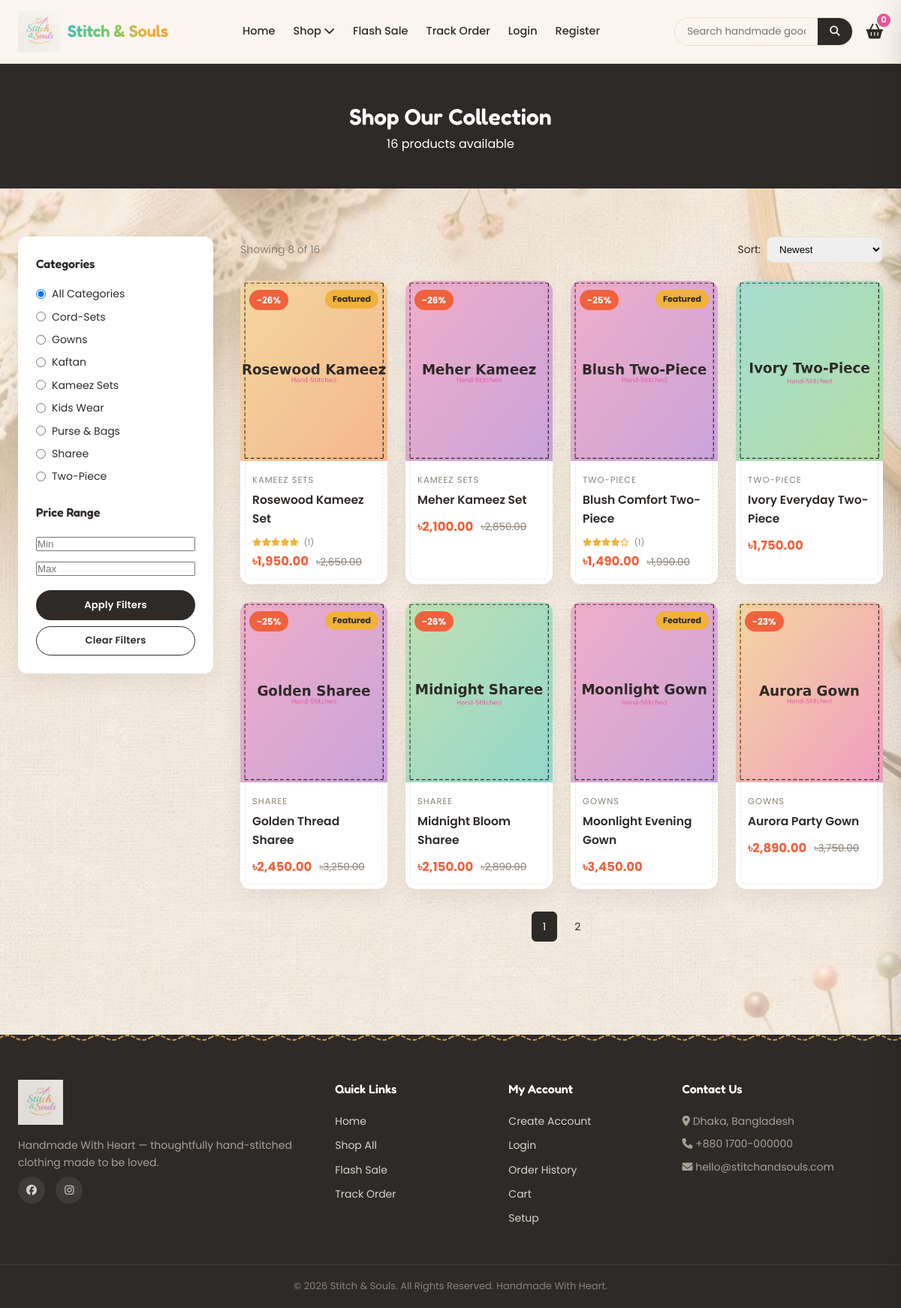
/products.php, run on the app's committed database.
### tables this page shows
CREATE TABLE `categories` (
  `id` INT(11) NOT NULL AUTO_INCREMENT,
  `name` VARCHAR(120) NOT NULL,
  `description` TEXT DEFAULT NULL,
  `image` VARCHAR(255) DEFAULT NULL,
  `status` ENUM('active','inactive') DEFAULT 'active',
  `created_at` DATETIME DEFAULT CURRENT_TIMESTAMP,
  PRIMARY KEY (`id`)
);

CREATE TABLE `products` (
  `id` INT(11) NOT NULL AUTO_INCREMENT,
  `category_id` INT(11) NOT NULL,
  `name` VARCHAR(200) NOT NULL,
  `description` TEXT DEFAULT NULL,
  `price` DECIMAL(10,2) NOT NULL DEFAULT 0.00,
  `discount_price` DECIMAL(10,2) DEFAULT NULL,
  `cost_price` DECIMAL(10,2) DEFAULT NULL,
  `sku` VARCHAR(60) DEFAULT NULL,
  `stock` INT(11) NOT NULL DEFAULT 0,
  `image` VARCHAR(255) DEFAULT NULL,
  `gallery` TEXT DEFAULT NULL,
  `size_options` VARCHAR(255) DEFAULT NULL,
  `size_chart` TEXT DEFAULT NULL COMMENT 'JSON map of size -> {chest,waist,hip} measurements, set per-product from the admin form',
  `color_options` VARCHAR(255) DEFAULT NULL,
  `featured` TINYINT(1) DEFAULT 0,
  `is_bestseller` TINYINT(1) DEFAULT 0,
  `is_flash_sale` TINYINT(1) DEFAULT 0,
  `flash_sale_end` DATETIME DEFAULT NULL,
  `status` ENUM('active','inactive') DEFAULT 'active',
  `created_by` INT(11) DEFAULT NULL COMMENT 'Employee who added this product',
  `created_at` DATETIME DEFAULT CURRENT_TIMESTAMP,
  `updated_at` DATETIME DEFAULT CURRENT_TIMESTAMP ON UPDATE CURRENT_TIMESTAMP,
  PRIMARY KEY (`id`),
  KEY `category_id` (`category_id`),
  KEY `created_by` (`created_by`),
  CONSTRAINT `fk_product_category` FOREIGN KEY (`category_id`) REFERENCES `categories`(`id`) ON DELETE CASCADE,
  CONSTRAINT `fk_product_employee` FOREIGN KEY (`created_by`) REFERENCES `employees`(`id`) ON DELETE SET NULL
);

### includes/functions.php (called while the page is built, shortened)
<?php
function sanitize($str) {
    return htmlspecialchars(trim($str ?? ''), ENT_QUOTES, 'UTF-8');
}
function formatPrice($price) {
    global $siteSettings;
    $symbol = $siteSettings['currency_symbol'] ?? '৳';
    return $symbol . number_format((float)$price, 2);
}

### config/config.php (called while the page is built, shortened)
<?php
require_once __DIR__ . '/database.php';
require_once __DIR__ . '/../includes/functions.php';
$siteSettings = [];
try {
    $stmt = $pdo->query("SELECT setting_key, setting_value FROM site_settings");
    foreach ($stmt->fetchAll() as $row) {
        $siteSettings[$row['setting_key']] = $row['setting_value'];
    }
} catch (Exception $e) {
}

### includes/product-card.php (the view, shortened to what this page needs)
<?php
$hasDiscount = !empty($p['discount_price']) && $p['discount_price'] < $p['price'];
$discountPct = $hasDiscount ? round((($p['price'] - $p['discount_price']) / $p['price']) * 100) : 0;
$pcRatingAvg = 0; $pcRatingCount = 0;
if (isset($pdo)) {
    static $pcRatingCache = [];
    if (!array_key_exists($p['id'], $pcRatingCache)) {
        $rs = $pdo->prepare("SELECT COUNT(*) cnt, COALESCE(AVG(rating),0) avg_r FROM reviews WHERE product_id = ? AND status = 'approved'");
        $rs->execute([$p['id']]);
        $pcRatingCache[$p['id']] = $rs->fetch();
    }
    $pcRatingAvg = (float)$pcRatingCache[$p['id']]['avg_r'];
    $pcRatingCount = (int)$pcRatingCache[$p['id']]['cnt'];
}
?>
<div class="product-card">
    <a href="product-details.php?id=<?= (int)$p['id'] ?>">
        <div class="product-thumb">
            <?php if ($hasDiscount): ?><span class="badge-discount">-<?= $discountPct ?>%</span><?php endif; ?>
            <?php if (!empty($p['featured'])): ?><span class="badge-featured">Featured</span><?php endif; ?>
            <img src="assets/uploads/products/<?= sanitize($p['image']) ?>"
                 onerror="this.src='https://images.unsplash.com/photo-1523381210434-271e8be1f52b?w=500&q=80'"
                 alt="<?= sanitize($p['name']) ?>">
        </div>
    </a>
    <div class="product-actions">
    </div>
    <div class="product-info">
        <div class="cat"><?= sanitize($p['category_name']) ?></div>
        <h3><?= sanitize($p['name']) ?></h3>
        <?php if ($pcRatingCount > 0): ?>
        <div class="pc-rating" style="color:#F0B23D;font-size:11px;margin:2px 0 4px;">
            <?php for ($i = 1; $i <= 5; $i++): ?><i class="fa-<?= $i <= round($pcRatingAvg) ? 'solid' : 'regular' ?> fa-star"></i><?php endfor; ?>
            <span style="color:var(--text-light);margin-left:4px;">(<?= $pcRatingCount ?>)</span>
        </div>
        <?php endif; ?>
        <div class="product-price">
            <span class="price-now"><?= formatPrice($hasDiscount ? $p['discount_price'] : $p['price']) ?></span>
            <?php if ($hasDiscount): ?><span class="price-old"><?= formatPrice($p['price']) ?></span><?php endif; ?>
        </div>
    </div>
</div>

### products.php (shortened to what this page needs)
<?php
require_once __DIR__ . '/config/config.php';
$perPage = 8;
$page = max(1, (int)($_GET['page'] ?? 1));
$offset = ($page - 1) * $perPage;
$where = ["p.status = 'active'"];
$params = [];
$whereSql = implode(' AND ', $where);
$sort = $_GET['sort'] ?? 'newest';
$orderSql = match ($sort) {
    'price_low'  => 'COALESCE(p.discount_price, p.price) ASC',
    'price_high' => 'COALESCE(p.discount_price, p.price) DESC',
    'name'       => 'p.name ASC',
    default      => 'p.created_at DESC',
};
$countStmt = $pdo->prepare("SELECT COUNT(*) FROM products p WHERE $whereSql");
$countStmt->execute($params);
$totalProducts = (int)$countStmt->fetchColumn();
$totalPages = max(1, ceil($totalProducts / $perPage));
$sql = "SELECT p.*, c.name AS category_name FROM products p
        JOIN categories c ON c.id = p.category_id
        WHERE $whereSql ORDER BY $orderSql LIMIT :limit OFFSET :offset";
$stmt = $pdo->prepare($sql);
$stmt->bindValue(':limit', $perPage, PDO::PARAM_INT);
$stmt->bindValue(':offset', $offset, PDO::PARAM_INT);
$stmt->execute();
$products = $stmt->fetchAll();
$categories = $pdo->query("SELECT * FROM categories WHERE status='active' ORDER BY name ASC")->fetchAll();
include __DIR__ . '/includes/header.php';
?>
<?php
$bannerTitle = 'Shop Our Collection';
?>
<div class="page-banner">
    <div class="container">
        <h1><?= sanitize($bannerTitle) ?></h1>
        <p><?= $totalProducts ?> products available</p>
    </div>
</div>
<section class="section">
    <div class="container shop-layout">
        <aside class="panel" style="background:#fff;border-radius:12px;padding:24px;box-shadow:var(--shadow);">
            <form method="get" action="products.php">
                <h4 style="margin-bottom:16px;">Categories</h4>
                <div style="display:flex;flex-direction:column;gap:8px;margin-bottom:24px;">
                    <label style="display:flex;gap:8px;align-items:center;font-size:14px;">
                        <input type="radio" name="category" value="" <?= empty($_GET['category']) ? 'checked' : '' ?> onchange="this.form.submit()"> All Categories
                    </label>
                    <?php foreach ($categories as $cat): ?>
                    <label style="display:flex;gap:8px;align-items:center;font-size:14px;">
                        <input type="radio" name="category" value="<?= (int)$cat['id'] ?>" <?= (($_GET['category'] ?? '') == $cat['id']) ? 'checked' : '' ?> onchange="this.form.submit()"> <?= sanitize($cat['name']) ?>
                    </label>
                    <?php endforeach; ?>
                </div>
                <h4 style="margin-bottom:16px;">Price Range</h4>
                <div style="margin-bottom:16px;">
    <input type="number" name="min_price" placeholder="Min"
           value="<?= sanitize($_GET['min_price'] ?? '') ?>"
           style="width:100%; margin-bottom:10px;">
    <input type="number" name="max_price" placeholder="Max"
           value="<?= sanitize($_GET['max_price'] ?? '') ?>"
           style="width:100%;">
</div>
                <button type="submit" class="btn btn-block btn-sm">Apply Filters</button>
                <a href="products.php" class="btn btn-outline btn-block btn-sm" style="margin-top:8px;">Clear Filters</a>
            </form>
        </aside>
        <div>
            <div style="display:flex;justify-content:space-between;align-items:center;margin-bottom:24px;flex-wrap:wrap;gap:10px;">
                <span style="color:var(--text-light);font-size:14px;"><?= sanitize($_GET['search'] ?? '') ? 'Results for "' . sanitize($_GET['search']) . '"' : 'Showing ' . count($products) . ' of ' . $totalProducts ?></span>
                <form method="get" style="display:flex;gap:8px;align-items:center;">
                    <label style="font-size:14px;">Sort:</label>
                    <select name="sort" onchange="this.form.submit()" style="padding:8px 12px;border-radius:8px;border:1px solid var(--border);">
                        <option value="newest" <?= $sort === 'newest' ? 'selected' : '' ?>>Newest</option>
                    </select>
                </form>
            </div>
            <?php if (empty($products)): ?>
                <div class="empty-state">
                    <i class="fa-solid fa-box-open"></i>
                    <h3>No products found</h3>
                    <p>Try adjusting your filters or search term.</p>
                </div>
            <?php else: ?>
            <div class="product-grid">
                <?php foreach ($products as $p): include __DIR__ . '/includes/product-card.php'; endforeach; ?>
            </div>
            <?php if ($totalPages > 1): ?>
            <div class="pagination">
                <?php
                $queryParams = $_GET;
                for ($i = 1; $i <= $totalPages; $i++):
                    $queryParams['page'] = $i;
                ?>
                <a href="products.php?<?= http_build_query($queryParams) ?>" class="<?= $i === $page ? 'active' : '' ?>"><?= $i ?></a>
                <?php endfor; ?>
            </div>
            <?php endif; ?>
            <?php endif; ?>
        </div>
    </div>
</section>
<?php include __DIR__ . '/includes/footer.php'; ?>

### assets/css/style.css (style rules this page uses)
:root { --teal: #3EBFAE; --green: #7BC96B; --gold: #F0B23D; --gold-light: #FFE1A8; --orange: #F0853D; --coral: #F0623D; --pink: #E8579E; --purple: #A362C9; --cream: #FAF6EF; --cream-2: #F3ECDE; --ink: #2E2A28; --text-light: #8a8078; --border: #ece1d0; --radius: 14px; --shadow: 0 10px 28px rgba(46, 42, 40, 0.08); --transition: 0.3s cubic-bezier(.4,0,.2,1); --brand-gradient: linear-gradient(90deg, var(--teal), var(--green), var(--gold), var(--orange), var(--pink), var(--purple)); }
* { margin: 0; padding: 0; box-sizing: border-box; }
body { font-family: 'Poppins', sans-serif; color: var(--ink); background-color: var(--cream); background-image: linear-gradient(180deg, rgba(250,246,239,.55) 0%, rgba(250,246,239,.5) 45%, rgba(250,246,239,.6) 100%), url("../img/site-bg.jpg"); background-repeat: no-repeat; background-position: center top; background-size: cover; background-attachment: fixed; line-height: 1.6; overflow-x: hidden; }
h1, h2, h3, h4 { font-family: 'Fredoka', sans-serif; font-weight: 600; }
a { text-decoration: none; color: inherit; }
img { max-width: 100%; display: block; }
button { font-family: inherit; cursor: pointer; }
.container { max-width: 1280px; margin: 0 auto; padding: 0 24px; }
.btn { display: inline-flex; align-items: center; gap: 8px; padding: 13px 30px; background: var(--ink); color: #fff; border: 2px solid var(--ink); border-radius: 40px; font-weight: 600; font-size: 14px; letter-spacing: .2px; transition: all var(--transition); position: relative; }
.btn::before { content: ''; position: absolute; inset: -6px; border-radius: 44px; border: 1.5px dashed transparent; transition: border-color var(--transition); }
.btn-outline { background: transparent; border: 1.5px solid var(--ink); color: var(--ink); }
.btn-sm { padding: 8px 18px; font-size: 13px; }
.btn-block { width: 100%; justify-content: center; }
.section { padding: 64px 0; }
.product-grid { display: grid; grid-template-columns: repeat(4, 1fr); gap: 24px; }
.product-card { background: #fff; border-radius: var(--radius); overflow: hidden; box-shadow: var(--shadow); transition: transform var(--transition); position: relative; flex: 0 0 auto; width: 100%; }
.product-card::after { content: ''; position: absolute; inset: 6px; border: 1.5px dashed rgba(46,42,40,.10); border-radius: calc(var(--radius) - 4px); pointer-events: none; z-index: 1; }
.product-thumb { position: relative; height: 240px; overflow: hidden; background: var(--cream-2); }
.product-thumb img { width: 100%; height: 100%; object-fit: cover; transition: transform .5s; }
.badge-discount { position: absolute; top: 12px; left: 12px; background: var(--coral); color: #fff; font-size: 12px; font-weight: 700; padding: 4px 10px; border-radius: 20px; z-index: 2; }
.badge-featured { position: absolute; top: 12px; right: 12px; background: var(--gold); color: var(--ink); font-size: 11px; font-weight: 700; padding: 4px 10px; border-radius: 20px; z-index: 2; }
.product-actions { position: absolute; bottom: -60px; left: 0; right: 0; display: flex; justify-content: center; gap: 10px; padding: 12px; transition: bottom var(--transition); }
.product-info { padding: 16px; }
.product-info .cat { font-size: 11.5px; color: var(--text-light); text-transform: uppercase; letter-spacing: 1px; }
.product-info h3 { font-size: 15.5px; margin: 6px 0 10px; font-weight: 600; font-family: 'Poppins'; }
.product-price { display: flex; align-items: center; gap: 10px; }
.price-now { color: var(--coral); font-weight: 700; font-size: 16.5px; }
.price-old { color: var(--text-light); text-decoration: line-through; font-size: 13.5px; }
.shop-layout { display: grid; grid-template-columns: 260px 1fr; gap: 36px; align-items: start; }
.page-banner { background: var(--ink); color: #fff; padding: 46px 0; text-align: center; }
.page-banner h1 { font-size: 30px; }
.pagination { display: flex; gap: 8px; justify-content: center; margin-top: 30px; }
.pagination a { padding: 8px 14px; border: 1px solid var(--border); border-radius: 6px; font-size: 14px; }
.pagination a.active { background: var(--ink); color: #fff; border-color: var(--ink); }

### data on the page
categories: category "☐ Cord-Sets", name "Cord-Sets"
categories: category "☐ Gowns", name "Gowns"
categories: category "☐ Kaftan", name "Kaftan"
categories: category "☐ Kameez Sets", name "Kameez Sets"
categories: category "☐ Kids Wear", name "Kids Wear"
categories: category "☐ Purse & Bags", name "Purse & Bags"
categories: category "☐ Sharee", name "Sharee"
categories: category "☐ Two-Piece", name "Two-Piece"
products: discountPct "26", featured "Featured", image (picture), category.name "KAMEEZ SETS", name "Rosewood Kameez Set", id "1", discount_price+price "৳1,950.00", price "৳2,650.00"
products: discountPct "26", image (picture), category.name "KAMEEZ SETS", name "Meher Kameez Set", discount_price+price "৳2,100.00", price "৳2,850.00"
products: discountPct "25", featured "Featured", image (picture), category.name "TWO-PIECE", name "Blush Comfort Two-Piece", pcRatingCount "1", discount_price+price "৳1,490.00", price "৳1,990.00"
products: image (picture), category.name "TWO-PIECE", name "Ivory Everyday Two-Piece", discount_price+price "৳1,750.00"
products: discountPct "25", featured "Featured", image (picture), category.name "SHAREE", name "Golden Thread Sharee", discount_price+price "৳2,450.00", price "৳3,250.00"
products: discountPct "26", image (picture), category.name "SHAREE", name "Midnight Bloom Sharee", discount_price+price "৳2,150.00", price "৳2,890.00"
products: featured "Featured", image (picture), category.name "GOWNS", name "Moonlight Evening Gown", discount_price+price "৳3,450.00"
products: discountPct "23", image (picture), category.name "GOWNS", name "Aurora Party Gown", discount_price+price "৳2,890.00", price "৳3,750.00"

### other printed values
cartCount() "0"
$bannerTitle "Shop Our Collection"
$totalProducts "16"
count($products) "8"
setting('site_tagline', 'Handmade With Heart') "Handmade With Heart"
setting('site_address') "Dhaka, Bangladesh"
setting('site_phone') "+880 1700-000000"
setting('site_email') "hello@stitchandsouls.com"
setting('site_name', 'Stitch & Souls') "Stitch & Souls"
